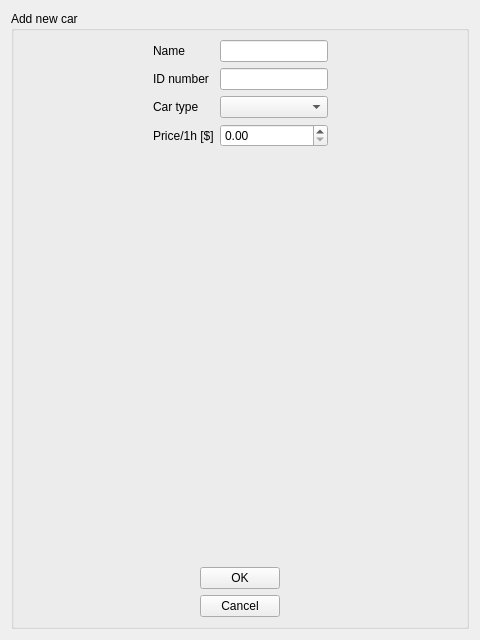
<?xml version="1.0" encoding="UTF-8"?>
<ui version="4.0">
 <class>AddCarForm</class>
 <widget class="QWidget" name="AddCarForm">
  <property name="geometry">
   <rect>
    <x>0</x>
    <y>0</y>
    <width>480</width>
    <height>640</height>
   </rect>
  </property>
  <property name="windowTitle">
   <string>Form</string>
  </property>
  <layout class="QVBoxLayout" name="verticalLayout">
   <item>
    <widget class="QGroupBox" name="addCarGroupBox">
     <property name="title">
      <string>Add new car</string>
     </property>
     <layout class="QHBoxLayout" name="horizontalLayout">
      <item>
       <spacer name="horizontalSpacer">
        <property name="orientation">
         <enum>Qt::Horizontal</enum>
        </property>
        <property name="sizeHint" stdset="0">
         <size>
          <width>40</width>
          <height>20</height>
         </size>
        </property>
       </spacer>
      </item>
      <item>
       <layout class="QVBoxLayout" name="verticalLayout_2">
        <item>
         <layout class="QFormLayout" name="formLayout">
          <item row="0" column="0">
           <widget class="QLabel" name="carName">
            <property name="text">
             <string>Name</string>
            </property>
           </widget>
          </item>
          <item row="0" column="1">
           <widget class="QLineEdit" name="lineEdit"/>
          </item>
          <item row="1" column="0">
           <widget class="QLabel" name="label_2">
            <property name="text">
             <string>ID number</string>
            </property>
           </widget>
          </item>
          <item row="1" column="1">
           <widget class="QLineEdit" name="lineEdit_2"/>
          </item>
          <item row="2" column="0">
           <widget class="QLabel" name="carType">
            <property name="text">
             <string>Car type</string>
            </property>
           </widget>
          </item>
          <item row="2" column="1">
           <widget class="QComboBox" name="comboBox"/>
          </item>
          <item row="3" column="0">
           <widget class="QLabel" name="carType_2">
            <property name="text">
             <string>Price/1h [$]</string>
            </property>
           </widget>
          </item>
          <item row="3" column="1">
           <widget class="QDoubleSpinBox" name="doubleSpinBox"/>
          </item>
         </layout>
        </item>
        <item>
         <spacer name="verticalSpacer">
          <property name="orientation">
           <enum>Qt::Vertical</enum>
          </property>
          <property name="sizeHint" stdset="0">
           <size>
            <width>20</width>
            <height>40</height>
           </size>
          </property>
         </spacer>
        </item>
        <item alignment="Qt::AlignHCenter">
         <widget class="QPushButton" name="okButton">
          <property name="sizePolicy">
           <sizepolicy hsizetype="Fixed" vsizetype="Fixed">
            <horstretch>0</horstretch>
            <verstretch>0</verstretch>
           </sizepolicy>
          </property>
          <property name="text">
           <string>OK</string>
          </property>
         </widget>
        </item>
        <item alignment="Qt::AlignHCenter">
         <widget class="QPushButton" name="cancelButton">
          <property name="sizePolicy">
           <sizepolicy hsizetype="Fixed" vsizetype="Fixed">
            <horstretch>0</horstretch>
            <verstretch>0</verstretch>
           </sizepolicy>
          </property>
          <property name="text">
           <string>Cancel</string>
          </property>
         </widget>
        </item>
       </layout>
      </item>
      <item>
       <spacer name="horizontalSpacer_2">
        <property name="orientation">
         <enum>Qt::Horizontal</enum>
        </property>
        <property name="sizeHint" stdset="0">
         <size>
          <width>40</width>
          <height>20</height>
         </size>
        </property>
       </spacer>
      </item>
     </layout>
    </widget>
   </item>
  </layout>
 </widget>
 <resources/>
 <connections/>
</ui>
